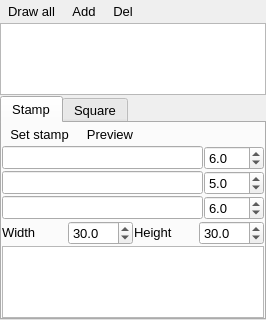
<?xml version="1.0" encoding="UTF-8"?>
<ui version="4.0">
 <class>DrawShapes</class>
 <widget class="QWidget" name="DrawShapes">
  <property name="geometry">
   <rect>
    <x>0</x>
    <y>0</y>
    <width>266</width>
    <height>320</height>
   </rect>
  </property>
  <property name="font">
   <font>
    <pointsize>10</pointsize>
   </font>
  </property>
  <property name="windowTitle">
   <string>Form</string>
  </property>
  <layout class="QVBoxLayout" name="verticalLayout">
   <property name="spacing">
    <number>1</number>
   </property>
   <property name="leftMargin">
    <number>0</number>
   </property>
   <property name="topMargin">
    <number>0</number>
   </property>
   <property name="rightMargin">
    <number>0</number>
   </property>
   <property name="bottomMargin">
    <number>0</number>
   </property>
   <item>
    <layout class="QHBoxLayout" name="horizontalLayout">
     <property name="spacing">
      <number>1</number>
     </property>
     <item>
      <widget class="QToolButton" name="toolButton">
       <property name="text">
        <string>Draw all</string>
       </property>
       <property name="icon">
        <iconset resource="../resource.qrc">
         <normaloff>:/remixicon/check-double-line.svg</normaloff>:/remixicon/check-double-line.svg</iconset>
       </property>
       <property name="iconSize">
        <size>
         <width>24</width>
         <height>24</height>
        </size>
       </property>
       <property name="toolButtonStyle">
        <enum>Qt::ToolButtonTextBesideIcon</enum>
       </property>
       <property name="autoRaise">
        <bool>true</bool>
       </property>
      </widget>
     </item>
     <item>
      <widget class="QToolButton" name="toolButton_2">
       <property name="text">
        <string>Add</string>
       </property>
       <property name="icon">
        <iconset resource="../resource.qrc">
         <normaloff>:/remixicon/add-line.svg</normaloff>:/remixicon/add-line.svg</iconset>
       </property>
       <property name="iconSize">
        <size>
         <width>24</width>
         <height>24</height>
        </size>
       </property>
       <property name="toolButtonStyle">
        <enum>Qt::ToolButtonTextBesideIcon</enum>
       </property>
       <property name="autoRaise">
        <bool>true</bool>
       </property>
      </widget>
     </item>
     <item>
      <widget class="QToolButton" name="toolButton_3">
       <property name="text">
        <string>Del</string>
       </property>
       <property name="icon">
        <iconset resource="../resource.qrc">
         <normaloff>:/remixicon/subtract-line.svg</normaloff>:/remixicon/subtract-line.svg</iconset>
       </property>
       <property name="iconSize">
        <size>
         <width>24</width>
         <height>24</height>
        </size>
       </property>
       <property name="toolButtonStyle">
        <enum>Qt::ToolButtonTextBesideIcon</enum>
       </property>
       <property name="autoRaise">
        <bool>true</bool>
       </property>
      </widget>
     </item>
     <item>
      <spacer name="horizontalSpacer">
       <property name="orientation">
        <enum>Qt::Horizontal</enum>
       </property>
       <property name="sizeHint" stdset="0">
        <size>
         <width>40</width>
         <height>20</height>
        </size>
       </property>
      </spacer>
     </item>
    </layout>
   </item>
   <item>
    <widget class="QTreeView" name="treeView"/>
   </item>
   <item>
    <widget class="QTabWidget" name="tabWidget">
     <property name="sizePolicy">
      <sizepolicy hsizetype="Expanding" vsizetype="Preferred">
       <horstretch>0</horstretch>
       <verstretch>0</verstretch>
      </sizepolicy>
     </property>
     <property name="currentIndex">
      <number>0</number>
     </property>
     <widget class="QWidget" name="tab">
      <attribute name="title">
       <string>Stamp</string>
      </attribute>
      <layout class="QVBoxLayout" name="verticalLayout_2">
       <property name="spacing">
        <number>1</number>
       </property>
       <property name="leftMargin">
        <number>0</number>
       </property>
       <property name="topMargin">
        <number>0</number>
       </property>
       <property name="rightMargin">
        <number>0</number>
       </property>
       <property name="bottomMargin">
        <number>0</number>
       </property>
       <item>
        <layout class="QHBoxLayout" name="horizontalLayout_2">
         <property name="spacing">
          <number>1</number>
         </property>
         <item>
          <widget class="QToolButton" name="toolButton_4">
           <property name="sizePolicy">
            <sizepolicy hsizetype="Fixed" vsizetype="Maximum">
             <horstretch>0</horstretch>
             <verstretch>0</verstretch>
            </sizepolicy>
           </property>
           <property name="text">
            <string>Set stamp</string>
           </property>
           <property name="icon">
            <iconset resource="../resource.qrc">
             <normaloff>:/remixicon/check-line.svg</normaloff>:/remixicon/check-line.svg</iconset>
           </property>
           <property name="iconSize">
            <size>
             <width>24</width>
             <height>24</height>
            </size>
           </property>
           <property name="toolButtonStyle">
            <enum>Qt::ToolButtonTextBesideIcon</enum>
           </property>
           <property name="autoRaise">
            <bool>true</bool>
           </property>
          </widget>
         </item>
         <item>
          <widget class="QToolButton" name="toolButton_5">
           <property name="sizePolicy">
            <sizepolicy hsizetype="Fixed" vsizetype="Maximum">
             <horstretch>0</horstretch>
             <verstretch>0</verstretch>
            </sizepolicy>
           </property>
           <property name="text">
            <string>Preview</string>
           </property>
           <property name="icon">
            <iconset resource="../resource.qrc">
             <normaloff>:/remixicon/refresh-line.svg</normaloff>:/remixicon/refresh-line.svg</iconset>
           </property>
           <property name="iconSize">
            <size>
             <width>24</width>
             <height>24</height>
            </size>
           </property>
           <property name="toolButtonStyle">
            <enum>Qt::ToolButtonTextBesideIcon</enum>
           </property>
           <property name="autoRaise">
            <bool>true</bool>
           </property>
          </widget>
         </item>
         <item>
          <spacer name="horizontalSpacer_2">
           <property name="orientation">
            <enum>Qt::Horizontal</enum>
           </property>
           <property name="sizeHint" stdset="0">
            <size>
             <width>40</width>
             <height>20</height>
            </size>
           </property>
          </spacer>
         </item>
        </layout>
       </item>
       <item>
        <layout class="QGridLayout" name="gridLayout">
         <property name="spacing">
          <number>1</number>
         </property>
         <item row="1" column="0">
          <widget class="QLineEdit" name="lineEdit_2">
           <property name="sizePolicy">
            <sizepolicy hsizetype="Expanding" vsizetype="Maximum">
             <horstretch>0</horstretch>
             <verstretch>0</verstretch>
            </sizepolicy>
           </property>
          </widget>
         </item>
         <item row="0" column="0">
          <widget class="QLineEdit" name="lineEdit">
           <property name="sizePolicy">
            <sizepolicy hsizetype="Expanding" vsizetype="Maximum">
             <horstretch>0</horstretch>
             <verstretch>0</verstretch>
            </sizepolicy>
           </property>
          </widget>
         </item>
         <item row="2" column="0">
          <widget class="QLineEdit" name="lineEdit_3">
           <property name="sizePolicy">
            <sizepolicy hsizetype="Expanding" vsizetype="Maximum">
             <horstretch>0</horstretch>
             <verstretch>0</verstretch>
            </sizepolicy>
           </property>
          </widget>
         </item>
         <item row="0" column="1">
          <widget class="QDoubleSpinBox" name="doubleSpinBox">
           <property name="sizePolicy">
            <sizepolicy hsizetype="Minimum" vsizetype="Maximum">
             <horstretch>0</horstretch>
             <verstretch>0</verstretch>
            </sizepolicy>
           </property>
           <property name="decimals">
            <number>1</number>
           </property>
           <property name="value">
            <double>6.000000000000000</double>
           </property>
          </widget>
         </item>
         <item row="1" column="1">
          <widget class="QDoubleSpinBox" name="doubleSpinBox_2">
           <property name="sizePolicy">
            <sizepolicy hsizetype="Minimum" vsizetype="Maximum">
             <horstretch>0</horstretch>
             <verstretch>0</verstretch>
            </sizepolicy>
           </property>
           <property name="decimals">
            <number>1</number>
           </property>
           <property name="value">
            <double>5.000000000000000</double>
           </property>
          </widget>
         </item>
         <item row="2" column="1">
          <widget class="QDoubleSpinBox" name="doubleSpinBox_3">
           <property name="sizePolicy">
            <sizepolicy hsizetype="Minimum" vsizetype="Maximum">
             <horstretch>0</horstretch>
             <verstretch>0</verstretch>
            </sizepolicy>
           </property>
           <property name="decimals">
            <number>1</number>
           </property>
           <property name="value">
            <double>6.000000000000000</double>
           </property>
          </widget>
         </item>
        </layout>
       </item>
       <item>
        <layout class="QHBoxLayout" name="horizontalLayout_3">
         <property name="spacing">
          <number>1</number>
         </property>
         <item>
          <widget class="QLabel" name="label">
           <property name="sizePolicy">
            <sizepolicy hsizetype="Preferred" vsizetype="Maximum">
             <horstretch>0</horstretch>
             <verstretch>0</verstretch>
            </sizepolicy>
           </property>
           <property name="minimumSize">
            <size>
             <width>0</width>
             <height>0</height>
            </size>
           </property>
           <property name="text">
            <string>Width</string>
           </property>
          </widget>
         </item>
         <item>
          <widget class="QDoubleSpinBox" name="doubleSpinBox_4">
           <property name="sizePolicy">
            <sizepolicy hsizetype="Minimum" vsizetype="Maximum">
             <horstretch>0</horstretch>
             <verstretch>0</verstretch>
            </sizepolicy>
           </property>
           <property name="minimumSize">
            <size>
             <width>0</width>
             <height>0</height>
            </size>
           </property>
           <property name="decimals">
            <number>1</number>
           </property>
           <property name="value">
            <double>30.000000000000000</double>
           </property>
          </widget>
         </item>
         <item>
          <widget class="QLabel" name="label_2">
           <property name="sizePolicy">
            <sizepolicy hsizetype="Preferred" vsizetype="Maximum">
             <horstretch>0</horstretch>
             <verstretch>0</verstretch>
            </sizepolicy>
           </property>
           <property name="minimumSize">
            <size>
             <width>0</width>
             <height>0</height>
            </size>
           </property>
           <property name="text">
            <string>Height</string>
           </property>
          </widget>
         </item>
         <item>
          <widget class="QDoubleSpinBox" name="doubleSpinBox_5">
           <property name="sizePolicy">
            <sizepolicy hsizetype="Minimum" vsizetype="Maximum">
             <horstretch>0</horstretch>
             <verstretch>0</verstretch>
            </sizepolicy>
           </property>
           <property name="minimumSize">
            <size>
             <width>0</width>
             <height>0</height>
            </size>
           </property>
           <property name="decimals">
            <number>1</number>
           </property>
           <property name="value">
            <double>30.000000000000000</double>
           </property>
          </widget>
         </item>
        </layout>
       </item>
       <item>
        <widget class="GraphicsView" name="graphicsView">
         <property name="sizePolicy">
          <sizepolicy hsizetype="Expanding" vsizetype="Expanding">
           <horstretch>0</horstretch>
           <verstretch>0</verstretch>
          </sizepolicy>
         </property>
         <property name="maximumSize">
          <size>
           <width>16777215</width>
           <height>130</height>
          </size>
         </property>
        </widget>
       </item>
      </layout>
     </widget>
     <widget class="QWidget" name="tab_2">
      <attribute name="title">
       <string>Square</string>
      </attribute>
      <layout class="QVBoxLayout" name="verticalLayout_3">
       <property name="spacing">
        <number>1</number>
       </property>
       <property name="leftMargin">
        <number>0</number>
       </property>
       <property name="topMargin">
        <number>0</number>
       </property>
       <property name="rightMargin">
        <number>0</number>
       </property>
       <property name="bottomMargin">
        <number>0</number>
       </property>
       <item>
        <layout class="QHBoxLayout" name="horizontalLayout_4">
         <property name="spacing">
          <number>1</number>
         </property>
         <item>
          <widget class="QToolButton" name="toolButton_6">
           <property name="text">
            <string>Set square</string>
           </property>
           <property name="icon">
            <iconset resource="../resource.qrc">
             <normaloff>:/remixicon/check-line.svg</normaloff>:/remixicon/check-line.svg</iconset>
           </property>
           <property name="iconSize">
            <size>
             <width>24</width>
             <height>24</height>
            </size>
           </property>
           <property name="toolButtonStyle">
            <enum>Qt::ToolButtonTextBesideIcon</enum>
           </property>
           <property name="autoRaise">
            <bool>true</bool>
           </property>
          </widget>
         </item>
         <item>
          <spacer name="horizontalSpacer_3">
           <property name="orientation">
            <enum>Qt::Horizontal</enum>
           </property>
           <property name="sizeHint" stdset="0">
            <size>
             <width>40</width>
             <height>20</height>
            </size>
           </property>
          </spacer>
         </item>
        </layout>
       </item>
       <item>
        <layout class="QHBoxLayout" name="horizontalLayout_5">
         <property name="spacing">
          <number>1</number>
         </property>
         <item>
          <widget class="QLabel" name="label_3">
           <property name="text">
            <string>Stroke</string>
           </property>
          </widget>
         </item>
         <item>
          <widget class="QComboBox" name="comboBox">
           <item>
            <property name="text">
             <string>White</string>
            </property>
           </item>
           <item>
            <property name="text">
             <string>Black</string>
            </property>
           </item>
           <item>
            <property name="text">
             <string>Red</string>
            </property>
           </item>
          </widget>
         </item>
         <item>
          <widget class="QLabel" name="label_4">
           <property name="text">
            <string>Fill</string>
           </property>
          </widget>
         </item>
         <item>
          <widget class="QComboBox" name="comboBox_2">
           <item>
            <property name="text">
             <string>White</string>
            </property>
           </item>
           <item>
            <property name="text">
             <string>Black</string>
            </property>
           </item>
           <item>
            <property name="text">
             <string>Red</string>
            </property>
           </item>
          </widget>
         </item>
        </layout>
       </item>
       <item>
        <spacer name="verticalSpacer">
         <property name="orientation">
          <enum>Qt::Vertical</enum>
         </property>
         <property name="sizeType">
          <enum>QSizePolicy::Expanding</enum>
         </property>
         <property name="sizeHint" stdset="0">
          <size>
           <width>20</width>
           <height>40</height>
          </size>
         </property>
        </spacer>
       </item>
      </layout>
     </widget>
    </widget>
   </item>
  </layout>
 </widget>
 <customwidgets>
  <customwidget>
   <class>GraphicsView</class>
   <extends>QGraphicsView</extends>
   <header location="global">graphics_view</header>
   <slots>
    <slot>exec_context_menu()</slot>
    <slot>setScrollHandDragMode()</slot>
    <slot>setRubberBandDragMode()</slot>
   </slots>
  </customwidget>
 </customwidgets>
 <resources>
  <include location="../resource.qrc"/>
 </resources>
 <connections>
  <connection>
   <sender>toolButton</sender>
   <signal>clicked()</signal>
   <receiver>DrawShapes</receiver>
   <slot>draw_all()</slot>
   <hints>
    <hint type="sourcelabel">
     <x>43</x>
     <y>15</y>
    </hint>
    <hint type="destinationlabel">
     <x>124</x>
     <y>161</y>
    </hint>
   </hints>
  </connection>
  <connection>
   <sender>toolButton_2</sender>
   <signal>clicked()</signal>
   <receiver>DrawShapes</receiver>
   <slot>add_shape()</slot>
   <hints>
    <hint type="sourcelabel">
     <x>119</x>
     <y>15</y>
    </hint>
    <hint type="destinationlabel">
     <x>124</x>
     <y>161</y>
    </hint>
   </hints>
  </connection>
  <connection>
   <sender>toolButton_3</sender>
   <signal>clicked()</signal>
   <receiver>DrawShapes</receiver>
   <slot>delete_shape()</slot>
   <hints>
    <hint type="sourcelabel">
     <x>182</x>
     <y>15</y>
    </hint>
    <hint type="destinationlabel">
     <x>124</x>
     <y>161</y>
    </hint>
   </hints>
  </connection>
  <connection>
   <sender>toolButton_4</sender>
   <signal>clicked()</signal>
   <receiver>DrawShapes</receiver>
   <slot>set_stamp()</slot>
   <hints>
    <hint type="sourcelabel">
     <x>52</x>
     <y>142</y>
    </hint>
    <hint type="destinationlabel">
     <x>124</x>
     <y>161</y>
    </hint>
   </hints>
  </connection>
  <connection>
   <sender>toolButton_5</sender>
   <signal>clicked()</signal>
   <receiver>DrawShapes</receiver>
   <slot>preview_stamp()</slot>
   <hints>
    <hint type="sourcelabel">
     <x>147</x>
     <y>142</y>
    </hint>
    <hint type="destinationlabel">
     <x>124</x>
     <y>161</y>
    </hint>
   </hints>
  </connection>
  <connection>
   <sender>toolButton_6</sender>
   <signal>clicked()</signal>
   <receiver>DrawShapes</receiver>
   <slot>set_square()</slot>
   <hints>
    <hint type="sourcelabel">
     <x>54</x>
     <y>142</y>
    </hint>
    <hint type="destinationlabel">
     <x>124</x>
     <y>161</y>
    </hint>
   </hints>
  </connection>
 </connections>
 <slots>
  <slot>draw_all()</slot>
  <slot>add_shape()</slot>
  <slot>delete_shape()</slot>
  <slot>set_stamp()</slot>
  <slot>preview_stamp()</slot>
  <slot>set_square()</slot>
 </slots>
</ui>
